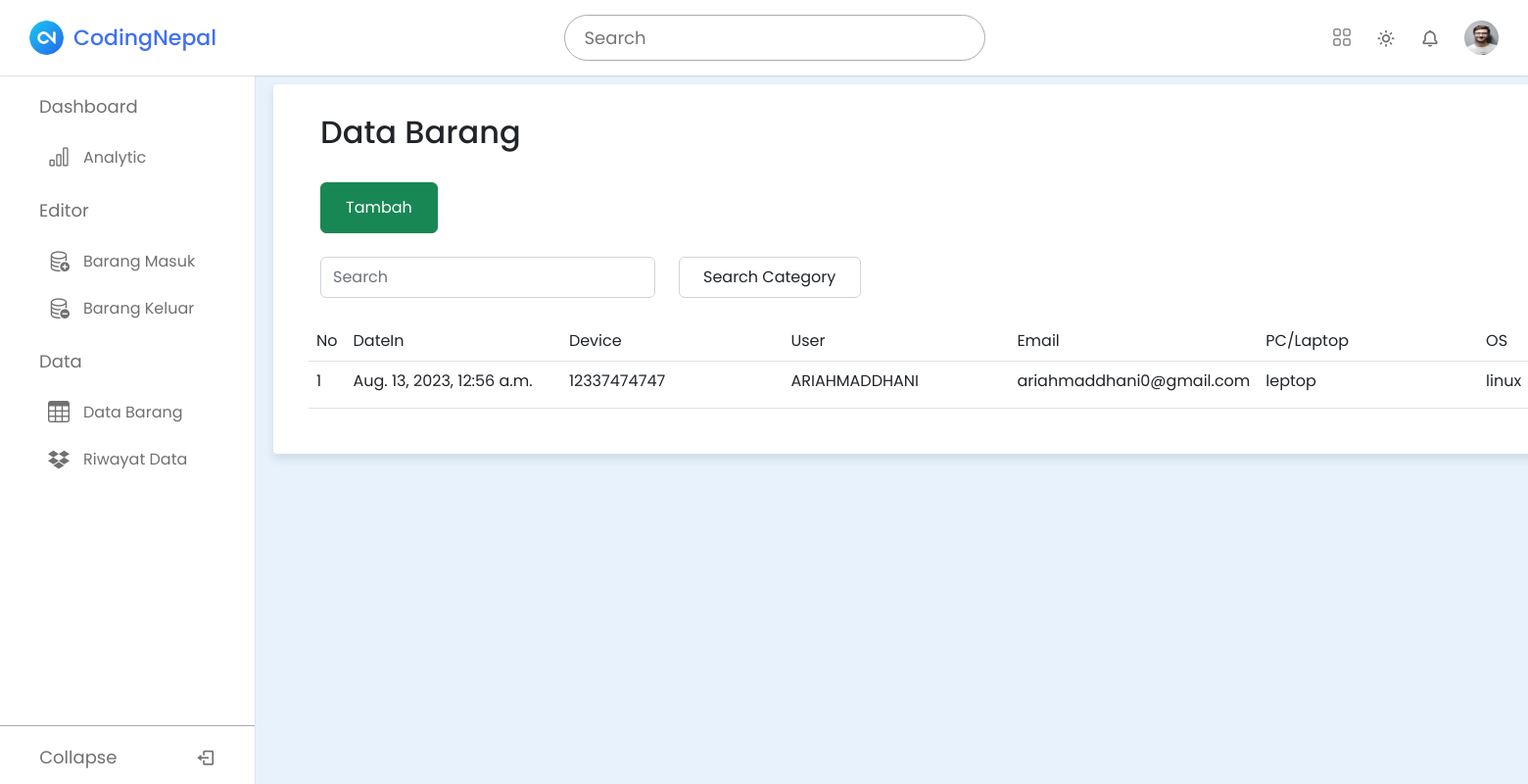
The app's page /dashboard/tbdatabarang, older data.
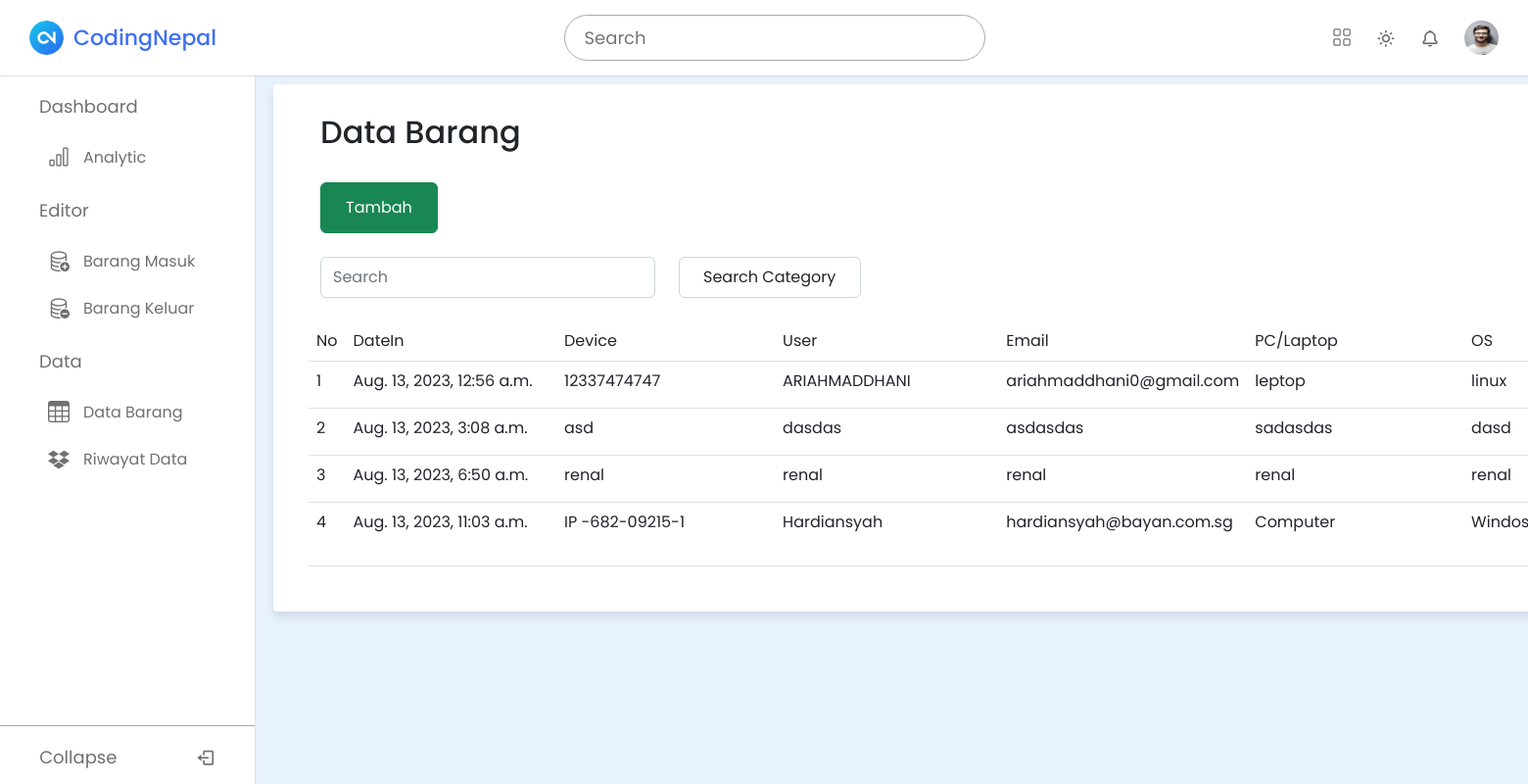
The same page, newer data.
### gudang/models.py (models this page shows, shortened)
class BarangMasuk(models.Model):
    date = models.DateTimeField(auto_now_add=True)
    device = models.TextField(max_length=100)
    user = models.TextField(max_length=100)
    email = models.TextField(max_length=100)
    pc = models.TextField(max_length=100)
    os = models.TextField(max_length=100)
    cpu = models.TextField(max_length=100)
    vga = models.TextField(max_length=100)
    ram = models.TextField(max_length=100)
    model = models.TextField(max_length=100)
    serialnumber = models.TextField(max_length=100)
    description = models.TextField(max_length=100)
    kategori = models.ForeignKey(Kategori, on_delete=models.CASCADE)
    class Meta:
        verbose_name_plural = "barang masuk"

### gudang/views.py (the view)
# urls.py: path("tbdatabarang", tbdatabarang, name="tbdatabarang"),
def tbdatabarang(request):
    global results
    results = None
    template_name = "tbdatabarang.html"
    barang = BarangMasuk.objects.all()
    kategori = Kategori.objects.all()
    get_kategori = str(request.POST.get('kategori'))
    get_search = request.POST.get('search')
    search_category = BarangMasuk.objects.filter(
        kategori__kategori__contains=get_kategori)
    if get_search:
        queries = Q(device__icontains=get_search) | Q(user__icontains=get_search) | Q(email__icontains=get_search) | Q(pc__icontains=get_search) | Q(os__icontains=get_search) | Q(
            cpu__icontains=get_search) | Q(vga__icontains=get_search) | Q(ram__icontains=get_search) | Q(model__icontains=get_search) | Q(serialnumber__icontains=get_search) | Q(description__icontains=get_search)
        results = BarangMasuk.objects.filter(queries)
    elif get_kategori:
        results = BarangMasuk.objects.filter(
            kategori__kategori__contains=get_kategori)
    context = {
        'barang': barang,
        'kategori': kategori,
        's_kategori': search_category,
        'get_kategori': get_kategori,
        'get_search': get_search,
        'results': results,
    }
    return render(request, template_name, context)

### gudang/models.py (called while the page is built)
    def __str__(self):
        return self.kategori

### templates/tbdatabarang.html (shortened to what this page needs)
{% extends "base.html" %} {% block content %}
<div class="container-fluid px-5 col-2 rounded-1">
  <h2 class="title text-dark">Data Barang</h2>
  <br />
  <button
    type="button"
    class="btn btn-success me-2"
    data-bs-toggle="modal"
    data-bs-target="#tambah"
  >
    <a href="{% url 'barangmasuk' %}" class="btn btn-success">Tambah</a>
  </button>
  <div class="row g-3 align-item-center mt-2 mb-4">
    <div class="col-auto">
      <form
        class="d-flex"
        role="search"
        method="post"
        action="{% url 'tbdatabarang' %}"
      >
        <input
          class="form-control me-2 py-2"
          type="search"
          name="search"
          placeholder="Search"
          aria-label="Search"
        />
      </form>
    </div>
    <div class="col-auto">
      <form
        class="d-flex"
        role="search"
        method="post"
        action="{% url 'tbdatabarang' %}"
      >
        <select
          id="inputState"
          class="form-control py-0 px-4 m-0"
          name="kategori"
          onchange="this.form.submit()"
        >
          <option selected>Search Category</option>
        </select>
      </form>
    </div>
  </div>
  <div class="row">
    <table class="table">
      <thead>
        <tr>
          <td class="col">No</td>
          <td class="col-1">DateIn</td>
          <td class="col-1">Device</td>
          <td class="col-1">User</td>
          <td class="col-1">Email</td>
          <td class="col-1">PC/Laptop</td>
          <td class="col-1">OS</td>
        </tr>
      </thead>
      {% if not results %}
      <tbody>
        {% for data in barang %}
        <tr>
          <td>{{forloop.counter}}</td>
          <td>{{data.date}}</td>
          <td>{{ data.device }}</td>
          <td>{{data.user}}</td>
          <td>{{data.email}}</td>
          <td>{{data.pc}}</td>
          <td>{{data.os}}</td>
        </tr>
        {% endfor %}
      </tbody>
      {% endif %}
    </table>
  </div>
</div>
{% endblock content %}

Row changes from the older to the newer data that the page shows:
added BarangMasuk: date "Aug. 13, 2023, 3:08 a.m.", device "asd", user "dasdas", email "asdasdas", pc "sadasdas", os "dasd"
added BarangMasuk: date "Aug. 13, 2023, 6:50 a.m.", device "renal", user "renal", email "renal", pc "renal", os "renal"
added BarangMasuk: date "Aug. 13, 2023, 11:03 a.m.", device "IP -682-09215-1", user "Hardiansyah", email "hardiansyah@bayan.com.sg", pc "Computer", os "Windos"
